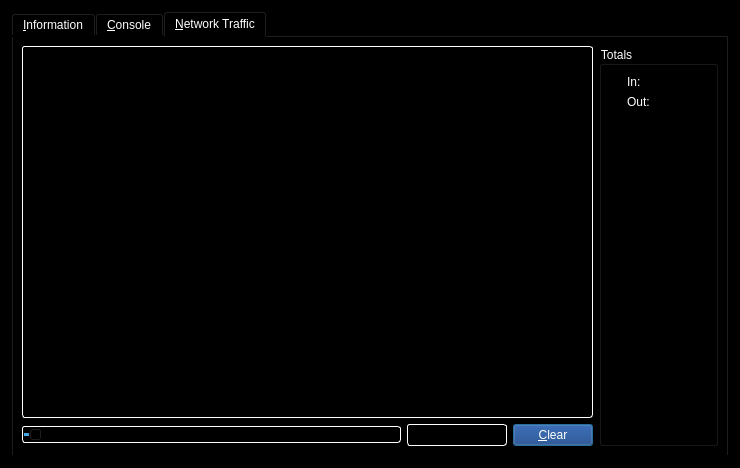
<?xml version="1.0" encoding="UTF-8"?>
<ui version="4.0">
 <class>DEBUGConsole</class>
 <widget class="QDialog" name="DEBUGConsole">
  <property name="geometry">
   <rect>
    <x>0</x>
    <y>0</y>
    <width>740</width>
    <height>468</height>
   </rect>
  </property>
  <property name="windowTitle">
   <string>Fantom - Debug window</string>
  </property>
  <property name="styleSheet">
   <string notr="true">color: rgb(255, 255, 255);
background-color: rgb(0, 0, 0);
alternate-background-color: rgb(0, 0, 0);</string>
  </property>
  <layout class="QVBoxLayout" name="verticalLayout_2">
   <item>
    <widget class="QTabWidget" name="tabWidget">
     <property name="currentIndex">
      <number>2</number>
     </property>
     <widget class="QWidget" name="tab_info">
      <attribute name="title">
       <string>&amp;Information</string>
      </attribute>
      <layout class="QFormLayout" name="formLayout">
       <item row="0" column="0">
        <widget class="QLabel" name="label_9">
         <property name="font">
          <font>
           <weight>75</weight>
           <bold>true</bold>
          </font>
         </property>
         <property name="text">
          <string>Fantom Core</string>
         </property>
        </widget>
       </item>
       <item row="1" column="0">
        <widget class="QLabel" name="label_5">
         <property name="text">
          <string>Client name</string>
         </property>
        </widget>
       </item>
       <item row="1" column="1">
        <widget class="QLabel" name="clientName">
         <property name="cursor">
          <cursorShape>IBeamCursor</cursorShape>
         </property>
         <property name="text">
          <string>N/A</string>
         </property>
         <property name="textFormat">
          <enum>Qt::PlainText</enum>
         </property>
         <property name="textInteractionFlags">
          <set>Qt::LinksAccessibleByMouse|Qt::TextSelectableByKeyboard|Qt::TextSelectableByMouse</set>
         </property>
        </widget>
       </item>
       <item row="2" column="0">
        <widget class="QLabel" name="label_6">
         <property name="text">
          <string>Client version</string>
         </property>
        </widget>
       </item>
       <item row="2" column="1">
        <widget class="QLabel" name="clientVersion">
         <property name="cursor">
          <cursorShape>IBeamCursor</cursorShape>
         </property>
         <property name="text">
          <string>N/A</string>
         </property>
         <property name="textFormat">
          <enum>Qt::PlainText</enum>
         </property>
         <property name="textInteractionFlags">
          <set>Qt::LinksAccessibleByMouse|Qt::TextSelectableByKeyboard|Qt::TextSelectableByMouse</set>
         </property>
        </widget>
       </item>
       <item row="3" column="0">
        <widget class="QLabel" name="label_14">
         <property name="text">
          <string>Using OpenSSL version</string>
         </property>
         <property name="indent">
          <number>10</number>
         </property>
        </widget>
       </item>
       <item row="3" column="1">
        <widget class="QLabel" name="openSSLVersion">
         <property name="cursor">
          <cursorShape>IBeamCursor</cursorShape>
         </property>
         <property name="text">
          <string>N/A</string>
         </property>
         <property name="textFormat">
          <enum>Qt::PlainText</enum>
         </property>
         <property name="textInteractionFlags">
          <set>Qt::LinksAccessibleByMouse|Qt::TextSelectableByKeyboard|Qt::TextSelectableByMouse</set>
         </property>
        </widget>
       </item>
       <item row="4" column="0">
        <widget class="QLabel" name="label_12">
         <property name="text">
          <string>Build date</string>
         </property>
        </widget>
       </item>
       <item row="4" column="1">
        <widget class="QLabel" name="buildDate">
         <property name="cursor">
          <cursorShape>IBeamCursor</cursorShape>
         </property>
         <property name="text">
          <string>N/A</string>
         </property>
         <property name="textFormat">
          <enum>Qt::PlainText</enum>
         </property>
         <property name="textInteractionFlags">
          <set>Qt::LinksAccessibleByMouse|Qt::TextSelectableByKeyboard|Qt::TextSelectableByMouse</set>
         </property>
        </widget>
       </item>
       <item row="5" column="0">
        <widget class="QLabel" name="label_13">
         <property name="text">
          <string>Startup time</string>
         </property>
        </widget>
       </item>
       <item row="5" column="1">
        <widget class="QLabel" name="startupTime">
         <property name="cursor">
          <cursorShape>IBeamCursor</cursorShape>
         </property>
         <property name="text">
          <string>N/A</string>
         </property>
         <property name="textFormat">
          <enum>Qt::PlainText</enum>
         </property>
         <property name="textInteractionFlags">
          <set>Qt::LinksAccessibleByMouse|Qt::TextSelectableByKeyboard|Qt::TextSelectableByMouse</set>
         </property>
        </widget>
       </item>
       <item row="6" column="0">
        <widget class="QLabel" name="label_11">
         <property name="font">
          <font>
           <weight>75</weight>
           <bold>true</bold>
          </font>
         </property>
         <property name="text">
          <string>Network</string>
         </property>
        </widget>
       </item>
       <item row="7" column="0">
        <widget class="QLabel" name="label_7">
         <property name="text">
          <string>Number of connections</string>
         </property>
        </widget>
       </item>
       <item row="7" column="1">
        <widget class="QLabel" name="numberOfConnections">
         <property name="cursor">
          <cursorShape>IBeamCursor</cursorShape>
         </property>
         <property name="text">
          <string>N/A</string>
         </property>
         <property name="textFormat">
          <enum>Qt::PlainText</enum>
         </property>
         <property name="textInteractionFlags">
          <set>Qt::LinksAccessibleByMouse|Qt::TextSelectableByKeyboard|Qt::TextSelectableByMouse</set>
         </property>
        </widget>
       </item>
       <item row="8" column="0">
        <widget class="QLabel" name="label_15">
         <property name="text">
          <string>Number of Blanknodes</string>
         </property>
        </widget>
       </item>
       <item row="8" column="1">
        <widget class="QLabel" name="blanknodeCount">
         <property name="cursor">
          <cursorShape>IBeamCursor</cursorShape>
         </property>
         <property name="text">
          <string>N/A</string>
         </property>
         <property name="textFormat">
          <enum>Qt::PlainText</enum>
         </property>
         <property name="textInteractionFlags">
          <set>Qt::LinksAccessibleByMouse|Qt::TextSelectableByKeyboard|Qt::TextSelectableByMouse</set>
         </property>
        </widget>
       </item>
       <item row="9" column="0">
        <widget class="QLabel" name="label_8">
         <property name="text">
          <string>On testnet</string>
         </property>
        </widget>
       </item>
       <item row="9" column="1">
        <widget class="QCheckBox" name="isTestNet">
         <property name="enabled">
          <bool>false</bool>
         </property>
         <property name="text">
          <string/>
         </property>
        </widget>
       </item>
       <item row="10" column="0">
        <widget class="QLabel" name="label_10">
         <property name="font">
          <font>
           <weight>75</weight>
           <bold>true</bold>
          </font>
         </property>
         <property name="text">
          <string>Block chain</string>
         </property>
        </widget>
       </item>
       <item row="11" column="0">
        <widget class="QLabel" name="label_3">
         <property name="text">
          <string>Current number of blocks</string>
         </property>
        </widget>
       </item>
       <item row="11" column="1">
        <widget class="QLabel" name="numberOfBlocks">
         <property name="cursor">
          <cursorShape>IBeamCursor</cursorShape>
         </property>
         <property name="text">
          <string>N/A</string>
         </property>
         <property name="textFormat">
          <enum>Qt::PlainText</enum>
         </property>
         <property name="textInteractionFlags">
          <set>Qt::LinksAccessibleByMouse|Qt::TextSelectableByKeyboard|Qt::TextSelectableByMouse</set>
         </property>
        </widget>
       </item>
       <item row="12" column="0">
        <widget class="QLabel" name="label_2">
         <property name="text">
          <string>Last block time</string>
         </property>
        </widget>
       </item>
       <item row="12" column="1">
        <widget class="QLabel" name="lastBlockTime">
         <property name="cursor">
          <cursorShape>IBeamCursor</cursorShape>
         </property>
         <property name="text">
          <string>N/A</string>
         </property>
         <property name="textFormat">
          <enum>Qt::PlainText</enum>
         </property>
         <property name="textInteractionFlags">
          <set>Qt::LinksAccessibleByMouse|Qt::TextSelectableByKeyboard|Qt::TextSelectableByMouse</set>
         </property>
        </widget>
       </item>
       <item row="13" column="0">
        <spacer name="verticalSpacer_2">
         <property name="orientation">
          <enum>Qt::Vertical</enum>
         </property>
         <property name="sizeHint" stdset="0">
          <size>
           <width>20</width>
           <height>10</height>
          </size>
         </property>
        </spacer>
       </item>
       <item row="14" column="0">
        <widget class="QLabel" name="labelDebugLogfile">
         <property name="font">
          <font>
           <weight>75</weight>
           <bold>true</bold>
          </font>
         </property>
         <property name="text">
          <string>Debug log file</string>
         </property>
        </widget>
       </item>
       <item row="15" column="0">
        <widget class="QPushButton" name="openDebugLogfileButton">
         <property name="toolTip">
          <string>Open the Fantom debug log file from the current data directory. This can take a few seconds for large log files.</string>
         </property>
         <property name="styleSheet">
          <string notr="true">color: rgb(255, 255, 255);
background-color: rgb(15,55,126);
alternate-background-color: rgb(15,55,126);</string>
         </property>
         <property name="text">
          <string>&amp;Open</string>
         </property>
         <property name="autoDefault">
          <bool>false</bool>
         </property>
        </widget>
       </item>
       <item row="16" column="0">
        <widget class="QLabel" name="labelCLOptions">
         <property name="font">
          <font>
           <weight>75</weight>
           <bold>true</bold>
          </font>
         </property>
         <property name="text">
          <string>Command-line options</string>
         </property>
        </widget>
       </item>
       <item row="17" column="0">
        <widget class="QPushButton" name="showCLOptionsButton">
         <property name="toolTip">
          <string>Show the Fantom-Qt help message to get a list with possible Fantom command-line options.</string>
         </property>
         <property name="styleSheet">
          <string notr="true">color: rgb(255, 255, 255);
background-color: rgb(15,55,126);
alternate-background-color: rgb(15,55,126);</string>
         </property>
         <property name="text">
          <string>&amp;Show</string>
         </property>
         <property name="autoDefault">
          <bool>false</bool>
         </property>
        </widget>
       </item>
       <item row="18" column="0">
        <spacer name="verticalSpacer">
         <property name="orientation">
          <enum>Qt::Vertical</enum>
         </property>
         <property name="sizeHint" stdset="0">
          <size>
           <width>20</width>
           <height>20</height>
          </size>
         </property>
        </spacer>
       </item>
      </layout>
     </widget>
     <widget class="QWidget" name="tab_console">
      <attribute name="title">
       <string>&amp;Console</string>
      </attribute>
      <layout class="QVBoxLayout" name="verticalLayout_3">
       <property name="spacing">
        <number>3</number>
       </property>
       <item>
        <widget class="QTextEdit" name="messagesWidget">
         <property name="minimumSize">
          <size>
           <width>0</width>
           <height>100</height>
          </size>
         </property>
         <property name="styleSheet">
          <string notr="true">background: rgb(0,0,0); color: rgb(255,255,255); border: 1px inset white; border-radius: 3px; margin: 0px;</string>
         </property>
         <property name="readOnly">
          <bool>true</bool>
         </property>
         <property name="tabKeyNavigation" stdset="0">
          <bool>false</bool>
         </property>
         <property name="columnCount" stdset="0">
          <number>2</number>
         </property>
        </widget>
       </item>
       <item>
        <layout class="QHBoxLayout" name="horizontalLayout">
         <property name="spacing">
          <number>3</number>
         </property>
         <item>
          <widget class="QLabel" name="label">
           <property name="text">
            <string notr="true">&gt;</string>
           </property>
          </widget>
         </item>
         <item>
          <widget class="QLineEdit" name="lineEdit">
           <property name="styleSheet">
            <string notr="true">color: rgb(255, 255, 255);</string>
           </property>
          </widget>
         </item>
         <item>
          <widget class="QPushButton" name="clearButton">
           <property name="maximumSize">
            <size>
             <width>24</width>
             <height>24</height>
            </size>
           </property>
           <property name="toolTip">
            <string>Clear console</string>
           </property>
           <property name="text">
            <string/>
           </property>
           <property name="icon">
            <iconset resource="../fantom.qrc">
             <normaloff>:/icons/remove</normaloff>:/icons/remove</iconset>
           </property>
           <property name="shortcut">
            <string notr="true">Ctrl+L</string>
           </property>
           <property name="autoDefault">
            <bool>false</bool>
           </property>
          </widget>
         </item>
        </layout>
       </item>
      </layout>
     </widget>
     <widget class="QWidget" name="tab">
      <attribute name="title">
       <string>&amp;Network Traffic</string>
      </attribute>
      <layout class="QHBoxLayout" name="horizontalLayout_3">
       <item>
        <layout class="QVBoxLayout" name="verticalLayout_4">
         <item>
          <widget class="TrafficGraphWidget" name="trafficGraph" native="true">
           <property name="sizePolicy">
            <sizepolicy hsizetype="Expanding" vsizetype="Expanding">
             <horstretch>0</horstretch>
             <verstretch>0</verstretch>
            </sizepolicy>
           </property>
           <property name="styleSheet">
            <string notr="true">background: rgb(0,0,0); color: rgb(255,255,255); border: 1px inset white; border-radius: 3px; margin: 0px;</string>
           </property>
          </widget>
         </item>
         <item>
          <layout class="QHBoxLayout" name="horizontalLayout_2">
           <item>
            <widget class="QSlider" name="sldGraphRange">
             <property name="styleSheet">
              <string notr="true">background: rgb(0,0,0); color: rgb(255,255,255); border: 1px inset white; border-radius: 3px; margin: 0px;</string>
             </property>
             <property name="minimum">
              <number>1</number>
             </property>
             <property name="maximum">
              <number>288</number>
             </property>
             <property name="pageStep">
              <number>12</number>
             </property>
             <property name="value">
              <number>6</number>
             </property>
             <property name="orientation">
              <enum>Qt::Horizontal</enum>
             </property>
            </widget>
           </item>
           <item>
            <widget class="QLabel" name="lblGraphRange">
             <property name="minimumSize">
              <size>
               <width>100</width>
               <height>0</height>
              </size>
             </property>
             <property name="styleSheet">
              <string notr="true">background: rgb(0,0,0); color: rgb(255,255,255); border: 1px inset white; border-radius: 3px; margin: 0px;</string>
             </property>
             <property name="alignment">
              <set>Qt::AlignCenter</set>
             </property>
            </widget>
           </item>
           <item>
            <widget class="QPushButton" name="btnClearTrafficGraph">
             <property name="styleSheet">
              <string notr="true">color: rgb(255, 255, 255); background-color: rgb(15,55,126);alternate-background-color: rgb(15,55,126);</string>
             </property>
             <property name="text">
              <string>&amp;Clear</string>
             </property>
            </widget>
           </item>
          </layout>
         </item>
        </layout>
       </item>
       <item>
        <layout class="QVBoxLayout" name="verticalLayout">
         <item>
          <widget class="QGroupBox" name="groupBox">
           <property name="title">
            <string>Totals</string>
           </property>
           <layout class="QVBoxLayout" name="verticalLayout_5">
            <item>
             <layout class="QHBoxLayout" name="horizontalLayout_4">
              <item>
               <widget class="Line" name="line">
                <property name="sizePolicy">
                 <sizepolicy hsizetype="Fixed" vsizetype="Fixed">
                  <horstretch>0</horstretch>
                  <verstretch>0</verstretch>
                 </sizepolicy>
                </property>
                <property name="minimumSize">
                 <size>
                  <width>10</width>
                  <height>0</height>
                 </size>
                </property>
                <property name="palette">
                 <palette>
                  <active>
                   <colorrole role="WindowText">
                    <brush brushstyle="SolidPattern">
                     <color alpha="255">
                      <red>255</red>
                      <green>255</green>
                      <blue>255</blue>
                     </color>
                    </brush>
                   </colorrole>
                   <colorrole role="Button">
                    <brush brushstyle="SolidPattern">
                     <color alpha="255">
                      <red>0</red>
                      <green>0</green>
                      <blue>0</blue>
                     </color>
                    </brush>
                   </colorrole>
                   <colorrole role="Light">
                    <brush brushstyle="SolidPattern">
                     <color alpha="255">
                      <red>0</red>
                      <green>255</green>
                      <blue>0</blue>
                     </color>
                    </brush>
                   </colorrole>
                   <colorrole role="Text">
                    <brush brushstyle="SolidPattern">
                     <color alpha="255">
                      <red>255</red>
                      <green>255</green>
                      <blue>255</blue>
                     </color>
                    </brush>
                   </colorrole>
                   <colorrole role="ButtonText">
                    <brush brushstyle="SolidPattern">
                     <color alpha="255">
                      <red>255</red>
                      <green>255</green>
                      <blue>255</blue>
                     </color>
                    </brush>
                   </colorrole>
                   <colorrole role="Base">
                    <brush brushstyle="SolidPattern">
                     <color alpha="255">
                      <red>0</red>
                      <green>0</green>
                      <blue>0</blue>
                     </color>
                    </brush>
                   </colorrole>
                   <colorrole role="Window">
                    <brush brushstyle="SolidPattern">
                     <color alpha="255">
                      <red>0</red>
                      <green>0</green>
                      <blue>0</blue>
                     </color>
                    </brush>
                   </colorrole>
                   <colorrole role="AlternateBase">
                    <brush brushstyle="SolidPattern">
                     <color alpha="255">
                      <red>0</red>
                      <green>0</green>
                      <blue>0</blue>
                     </color>
                    </brush>
                   </colorrole>
                  </active>
                  <inactive>
                   <colorrole role="WindowText">
                    <brush brushstyle="SolidPattern">
                     <color alpha="255">
                      <red>255</red>
                      <green>255</green>
                      <blue>255</blue>
                     </color>
                    </brush>
                   </colorrole>
                   <colorrole role="Button">
                    <brush brushstyle="SolidPattern">
                     <color alpha="255">
                      <red>0</red>
                      <green>0</green>
                      <blue>0</blue>
                     </color>
                    </brush>
                   </colorrole>
                   <colorrole role="Light">
                    <brush brushstyle="SolidPattern">
                     <color alpha="255">
                      <red>0</red>
                      <green>255</green>
                      <blue>0</blue>
                     </color>
                    </brush>
                   </colorrole>
                   <colorrole role="Text">
                    <brush brushstyle="SolidPattern">
                     <color alpha="255">
                      <red>255</red>
                      <green>255</green>
                      <blue>255</blue>
                     </color>
                    </brush>
                   </colorrole>
                   <colorrole role="ButtonText">
                    <brush brushstyle="SolidPattern">
                     <color alpha="255">
                      <red>255</red>
                      <green>255</green>
                      <blue>255</blue>
                     </color>
                    </brush>
                   </colorrole>
                   <colorrole role="Base">
                    <brush brushstyle="SolidPattern">
                     <color alpha="255">
                      <red>0</red>
                      <green>0</green>
                      <blue>0</blue>
                     </color>
                    </brush>
                   </colorrole>
                   <colorrole role="Window">
                    <brush brushstyle="SolidPattern">
                     <color alpha="255">
                      <red>0</red>
                      <green>0</green>
                      <blue>0</blue>
                     </color>
                    </brush>
                   </colorrole>
                   <colorrole role="AlternateBase">
                    <brush brushstyle="SolidPattern">
                     <color alpha="255">
                      <red>0</red>
                      <green>0</green>
                      <blue>0</blue>
                     </color>
                    </brush>
                   </colorrole>
                  </inactive>
                  <disabled>
                   <colorrole role="WindowText">
                    <brush brushstyle="SolidPattern">
                     <color alpha="255">
                      <red>255</red>
                      <green>255</green>
                      <blue>255</blue>
                     </color>
                    </brush>
                   </colorrole>
                   <colorrole role="Button">
                    <brush brushstyle="SolidPattern">
                     <color alpha="255">
                      <red>0</red>
                      <green>0</green>
                      <blue>0</blue>
                     </color>
                    </brush>
                   </colorrole>
                   <colorrole role="Light">
                    <brush brushstyle="SolidPattern">
                     <color alpha="255">
                      <red>0</red>
                      <green>255</green>
                      <blue>0</blue>
                     </color>
                    </brush>
                   </colorrole>
                   <colorrole role="Text">
                    <brush brushstyle="SolidPattern">
                     <color alpha="255">
                      <red>255</red>
                      <green>255</green>
                      <blue>255</blue>
                     </color>
                    </brush>
                   </colorrole>
                   <colorrole role="ButtonText">
                    <brush brushstyle="SolidPattern">
                     <color alpha="255">
                      <red>255</red>
                      <green>255</green>
                      <blue>255</blue>
                     </color>
                    </brush>
                   </colorrole>
                   <colorrole role="Base">
                    <brush brushstyle="SolidPattern">
                     <color alpha="255">
                      <red>0</red>
                      <green>0</green>
                      <blue>0</blue>
                     </color>
                    </brush>
                   </colorrole>
                   <colorrole role="Window">
                    <brush brushstyle="SolidPattern">
                     <color alpha="255">
                      <red>0</red>
                      <green>0</green>
                      <blue>0</blue>
                     </color>
                    </brush>
                   </colorrole>
                   <colorrole role="AlternateBase">
                    <brush brushstyle="SolidPattern">
                     <color alpha="255">
                      <red>0</red>
                      <green>0</green>
                      <blue>0</blue>
                     </color>
                    </brush>
                   </colorrole>
                  </disabled>
                 </palette>
                </property>
                <property name="orientation">
                 <enum>Qt::Horizontal</enum>
                </property>
               </widget>
              </item>
              <item>
               <widget class="QLabel" name="label_16">
                <property name="text">
                 <string>In:</string>
                </property>
               </widget>
              </item>
              <item>
               <widget class="QLabel" name="lblBytesIn">
                <property name="minimumSize">
                 <size>
                  <width>50</width>
                  <height>0</height>
                 </size>
                </property>
                <property name="alignment">
                 <set>Qt::AlignRight|Qt::AlignTrailing|Qt::AlignVCenter</set>
                </property>
               </widget>
              </item>
             </layout>
            </item>
            <item>
             <layout class="QHBoxLayout" name="horizontalLayout_5">
              <item>
               <widget class="Line" name="line_2">
                <property name="sizePolicy">
                 <sizepolicy hsizetype="Fixed" vsizetype="Fixed">
                  <horstretch>0</horstretch>
                  <verstretch>0</verstretch>
                 </sizepolicy>
                </property>
                <property name="minimumSize">
                 <size>
                  <width>10</width>
                  <height>0</height>
                 </size>
                </property>
                <property name="palette">
                 <palette>
                  <active>
                   <colorrole role="WindowText">
                    <brush brushstyle="SolidPattern">
                     <color alpha="255">
                      <red>255</red>
                      <green>255</green>
                      <blue>255</blue>
                     </color>
                    </brush>
                   </colorrole>
                   <colorrole role="Button">
                    <brush brushstyle="SolidPattern">
                     <color alpha="255">
                      <red>0</red>
                      <green>0</green>
                      <blue>0</blue>
                     </color>
                    </brush>
                   </colorrole>
                   <colorrole role="Light">
                    <brush brushstyle="SolidPattern">
                     <color alpha="255">
                      <red>255</red>
                      <green>0</green>
                      <blue>0</blue>
                     </color>
                    </brush>
                   </colorrole>
                   <colorrole role="Text">
                    <brush brushstyle="SolidPattern">
                     <color alpha="255">
                      <red>255</red>
                      <green>255</green>
                      <blue>255</blue>
                     </color>
                    </brush>
                   </colorrole>
                   <colorrole role="ButtonText">
                    <brush brushstyle="SolidPattern">
                     <color alpha="255">
                      <red>255</red>
                      <green>255</green>
                      <blue>255</blue>
                     </color>
                    </brush>
                   </colorrole>
                   <colorrole role="Base">
                    <brush brushstyle="SolidPattern">
                     <color alpha="255">
                      <red>0</red>
                      <green>0</green>
                      <blue>0</blue>
                     </color>
                    </brush>
                   </colorrole>
                   <colorrole role="Window">
                    <brush brushstyle="SolidPattern">
                     <color alpha="255">
                      <red>0</red>
                      <green>0</green>
                      <blue>0</blue>
                     </color>
                    </brush>
                   </colorrole>
                   <colorrole role="AlternateBase">
                    <brush brushstyle="SolidPattern">
                     <color alpha="255">
                      <red>0</red>
                      <green>0</green>
                      <blue>0</blue>
                     </color>
                    </brush>
                   </colorrole>
                  </active>
                  <inactive>
                   <colorrole role="WindowText">
                    <brush brushstyle="SolidPattern">
                     <color alpha="255">
                      <red>255</red>
                      <green>255</green>
                      <blue>255</blue>
                     </color>
                    </brush>
                   </colorrole>
                   <colorrole role="Button">
                    <brush brushstyle="SolidPattern">
                     <color alpha="255">
                      <red>0</red>
                      <green>0</green>
                      <blue>0</blue>
                     </color>
                    </brush>
                   </colorrole>
                   <colorrole role="Light">
                    <brush brushstyle="SolidPattern">
                     <color alpha="255">
                      <red>255</red>
                      <green>0</green>
                      <blue>0</blue>
                     </color>
                    </brush>
                   </colorrole>
                   <colorrole role="Text">
                    <brush brushstyle="SolidPattern">
                     <color alpha="255">
                      <red>255</red>
                      <green>255</green>
                      <blue>255</blue>
                     </color>
                    </brush>
                   </colorrole>
                   <colorrole role="ButtonText">
                    <brush brushstyle="SolidPattern">
                     <color alpha="255">
                      <red>255</red>
                      <green>255</green>
                      <blue>255</blue>
                     </color>
                    </brush>
                   </colorrole>
                   <colorrole role="Base">
                    <brush brushstyle="SolidPattern">
                     <color alpha="255">
                      <red>0</red>
                      <green>0</green>
                      <blue>0</blue>
                     </color>
                    </brush>
                   </colorrole>
                   <colorrole role="Window">
                    <brush brushstyle="SolidPattern">
                     <color alpha="255">
                      <red>0</red>
                      <green>0</green>
                      <blue>0</blue>
                     </color>
                    </brush>
                   </colorrole>
                   <colorrole role="AlternateBase">
                    <brush brushstyle="SolidPattern">
                     <color alpha="255">
                      <red>0</red>
                      <green>0</green>
                      <blue>0</blue>
                     </color>
                    </brush>
                   </colorrole>
                  </inactive>
                  <disabled>
                   <colorrole role="WindowText">
                    <brush brushstyle="SolidPattern">
                     <color alpha="255">
                      <red>255</red>
                      <green>255</green>
                      <blue>255</blue>
                     </color>
                    </brush>
                   </colorrole>
                   <colorrole role="Button">
                    <brush brushstyle="SolidPattern">
                     <color alpha="255">
                      <red>0</red>
                      <green>0</green>
                      <blue>0</blue>
                     </color>
                    </brush>
                   </colorrole>
                   <colorrole role="Light">
                    <brush brushstyle="SolidPattern">
                     <color alpha="255">
                      <red>255</red>
                      <green>0</green>
                      <blue>0</blue>
                     </color>
                    </brush>
                   </colorrole>
                   <colorrole role="Text">
                    <brush brushstyle="SolidPattern">
                     <color alpha="255">
                      <red>255</red>
                      <green>255</green>
                      <blue>255</blue>
                     </color>
                    </brush>
                   </colorrole>
                   <colorrole role="ButtonText">
                    <brush brushstyle="SolidPattern">
                     <color alpha="255">
                      <red>255</red>
                      <green>255</green>
                      <blue>255</blue>
                     </color>
                    </brush>
                   </colorrole>
                   <colorrole role="Base">
                    <brush brushstyle="SolidPattern">
                     <color alpha="255">
                      <red>0</red>
                      <green>0</green>
                      <blue>0</blue>
                     </color>
                    </brush>
                   </colorrole>
                   <colorrole role="Window">
                    <brush brushstyle="SolidPattern">
                     <color alpha="255">
                      <red>0</red>
                      <green>0</green>
                      <blue>0</blue>
                     </color>
                    </brush>
                   </colorrole>
                   <colorrole role="AlternateBase">
                    <brush brushstyle="SolidPattern">
                     <color alpha="255">
                      <red>0</red>
                      <green>0</green>
                      <blue>0</blue>
                     </color>
                    </brush>
                   </colorrole>
                  </disabled>
                 </palette>
                </property>
                <property name="orientation">
                 <enum>Qt::Horizontal</enum>
                </property>
               </widget>
              </item>
              <item>
               <widget class="QLabel" name="label_17">
                <property name="text">
                 <string>Out:</string>
                </property>
               </widget>
              </item>
              <item>
               <widget class="QLabel" name="lblBytesOut">
                <property name="minimumSize">
                 <size>
                  <width>50</width>
                  <height>0</height>
                 </size>
                </property>
                <property name="alignment">
                 <set>Qt::AlignRight|Qt::AlignTrailing|Qt::AlignVCenter</set>
                </property>
               </widget>
              </item>
             </layout>
            </item>
            <item>
             <spacer name="verticalSpacer_4">
              <property name="orientation">
               <enum>Qt::Vertical</enum>
              </property>
              <property name="sizeHint" stdset="0">
               <size>
                <width>20</width>
                <height>407</height>
               </size>
              </property>
             </spacer>
            </item>
           </layout>
          </widget>
         </item>
        </layout>
       </item>
      </layout>
     </widget>
    </widget>
   </item>
  </layout>
 </widget>
 <customwidgets>
  <customwidget>
   <class>TrafficGraphWidget</class>
   <extends>QWidget</extends>
   <header>trafficgraphwidget.h</header>
   <container>1</container>
   <slots>
    <slot>clear()</slot>
   </slots>
  </customwidget>
 </customwidgets>
 <resources>
  <include location="../fantom.qrc"/>
 </resources>
 <connections/>
</ui>
